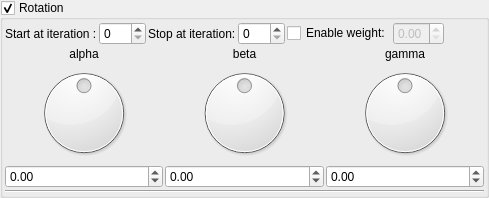
    <widget class="MyGroupBox" name="groupCheck_transform_main_rotation1_enabled">
     <property name="title">
      <string>Rotation  </string>
     </property>
     <property name="checkable">
      <bool>true</bool>
     </property>
     <layout class="QVBoxLayout" name="verticalLayout_8" stretch="0,0,0">
      <property name="spacing">
       <number>2</number>
      </property>
      <property name="leftMargin">
       <number>2</number>
      </property>
      <property name="topMargin">
       <number>2</number>
      </property>
      <property name="rightMargin">
       <number>2</number>
      </property>
      <property name="bottomMargin">
       <number>2</number>
      </property>
      <item>
       <layout class="QGridLayout" name="gridLayout_9">
        <item row="0" column="7">
         <widget class="MyDoubleSpinBox" name="spinbox_transform_main_rotation1_weight">
          <property name="enabled">
           <bool>false</bool>
          </property>
          <property name="sizePolicy">
           <sizepolicy hsizetype="Minimum" vsizetype="Maximum">
            <horstretch>0</horstretch>
            <verstretch>0</verstretch>
           </sizepolicy>
          </property>
          <property name="decimals">
           <number>2</number>
          </property>
          <property name="minimum">
           <double>0.000000000000000</double>
          </property>
          <property name="maximum">
           <double>1.000000000000000</double>
          </property>
          <property name="singleStep">
           <double>0.100000000000000</double>
          </property>
          <property name="value">
           <double>0.000000000000000</double>
          </property>
         </widget>
        </item>
        <item row="0" column="0">
         <widget class="QLabel" name="label_47">
          <property name="text">
           <string>Start at iteration :</string>
          </property>
         </widget>
        </item>
        <item row="0" column="8">
         <spacer name="horizontalSpacer_5">
          <property name="orientation">
           <enum>Qt::Horizontal</enum>
          </property>
          <property name="sizeHint" stdset="0">
           <size>
            <width>40</width>
            <height>20</height>
           </size>
          </property>
         </spacer>
        </item>
        <item row="0" column="3">
         <widget class="MySpinBox" name="spinboxInt_transform_main_rotation1_stop_iterations">
          <property name="sizePolicy">
           <sizepolicy hsizetype="Minimum" vsizetype="Maximum">
            <horstretch>0</horstretch>
            <verstretch>0</verstretch>
           </sizepolicy>
          </property>
          <property name="maximum">
           <number>250</number>
          </property>
         </widget>
        </item>
        <item row="0" column="6">
         <widget class="QCheckBox" name="checkBox_transform_main_rotation1_weight_enabled">
          <property name="text">
           <string>Enable weight:</string>
          </property>
         </widget>
        </item>
        <item row="0" column="1">
         <widget class="MySpinBox" name="spinboxInt_transform_main_rotation1_start_iterations">
          <property name="sizePolicy">
           <sizepolicy hsizetype="Minimum" vsizetype="Maximum">
            <horstretch>0</horstretch>
            <verstretch>0</verstretch>
           </sizepolicy>
          </property>
          <property name="maximum">
           <number>250</number>
          </property>
         </widget>
        </item>
        <item row="0" column="2">
         <widget class="QLabel" name="label_48">
          <property name="text">
           <string>Stop at iteration:</string>
          </property>
         </widget>
        </item>
       </layout>
      </item>
      <item>
       <layout class="QGridLayout" name="gridLayout_10">
        <property name="spacing">
         <number>2</number>
        </property>
        <item row="1" column="2">
         <widget class="QLabel" name="label_49">
          <property name="text">
           <string>gamma</string>
          </property>
          <property name="alignment">
           <set>Qt::AlignCenter</set>
          </property>
         </widget>
        </item>
        <item row="1" column="1">
         <widget class="QLabel" name="label_50">
          <property name="text">
           <string>beta</string>
          </property>
          <property name="alignment">
           <set>Qt::AlignCenter</set>
          </property>
         </widget>
        </item>
        <item row="1" column="0">
         <widget class="QLabel" name="label_51">
          <property name="text">
           <string>alpha</string>
          </property>
          <property name="alignment">
           <set>Qt::AlignCenter</set>
          </property>
         </widget>
        </item>
        <item row="2" column="1">
         <widget class="QDial" name="dial3_transform_main_rotation1_y">
          <property name="minimum">
           <number>-18000</number>
          </property>
          <property name="maximum">
           <number>18000</number>
          </property>
          <property name="wrapping">
           <bool>true</bool>
          </property>
         </widget>
        </item>
        <item row="2" column="2">
         <widget class="QDial" name="dial3_transform_main_rotation1_z">
          <property name="minimum">
           <number>-18000</number>
          </property>
          <property name="maximum">
           <number>18000</number>
          </property>
          <property name="wrapping">
           <bool>true</bool>
          </property>
         </widget>
        </item>
        <item row="3" column="0">
         <widget class="MyDoubleSpinBox" name="spinboxd3_transform_main_rotation1_x">
          <property name="sizePolicy">
           <sizepolicy hsizetype="Minimum" vsizetype="Maximum">
            <horstretch>0</horstretch>
            <verstretch>0</verstretch>
           </sizepolicy>
          </property>
          <property name="prefix">
           <string/>
          </property>
          <property name="suffix">
           <string/>
          </property>
          <property name="decimals">
           <number>2</number>
          </property>
          <property name="minimum">
           <double>-180.000000000000000</double>
          </property>
          <property name="maximum">
           <double>180.000000000000000</double>
          </property>
          <property name="singleStep">
           <double>1.000000000000000</double>
          </property>
         </widget>
        </item>
        <item row="2" column="0">
         <widget class="QDial" name="dial3_transform_main_rotation1_x">
          <property name="minimum">
           <number>-18000</number>
          </property>
          <property name="maximum">
           <number>18000</number>
          </property>
          <property name="wrapping">
           <bool>true</bool>
          </property>
         </widget>
        </item>
        <item row="3" column="2">
         <widget class="MyDoubleSpinBox" name="spinboxd3_transform_main_rotation1_z">
          <property name="sizePolicy">
           <sizepolicy hsizetype="Minimum" vsizetype="Maximum">
            <horstretch>0</horstretch>
            <verstretch>0</verstretch>
           </sizepolicy>
          </property>
          <property name="prefix">
           <string/>
          </property>
          <property name="suffix">
           <string/>
          </property>
          <property name="decimals">
           <number>2</number>
          </property>
          <property name="minimum">
           <double>-180.000000000000000</double>
          </property>
          <property name="maximum">
           <double>180.000000000000000</double>
          </property>
          <property name="singleStep">
           <double>1.000000000000000</double>
          </property>
         </widget>
        </item>
        <item row="3" column="1">
         <widget class="MyDoubleSpinBox" name="spinboxd3_transform_main_rotation1_y">
          <property name="sizePolicy">
           <sizepolicy hsizetype="Minimum" vsizetype="Maximum">
            <horstretch>0</horstretch>
            <verstretch>0</verstretch>
           </sizepolicy>
          </property>
          <property name="prefix">
           <string/>
          </property>
          <property name="suffix">
           <string/>
          </property>
          <property name="decimals">
           <number>2</number>
          </property>
          <property name="minimum">
           <double>-180.000000000000000</double>
          </property>
          <property name="maximum">
           <double>180.000000000000000</double>
          </property>
          <property name="singleStep">
           <double>1.000000000000000</double>
          </property>
         </widget>
        </item>
       </layout>
      </item>
      <item>
       <widget class="Line" name="line_17">
        <property name="orientation">
         <enum>Qt::Horizontal</enum>
        </property>
       </widget>
      </item>
     </layout>
    </widget>
